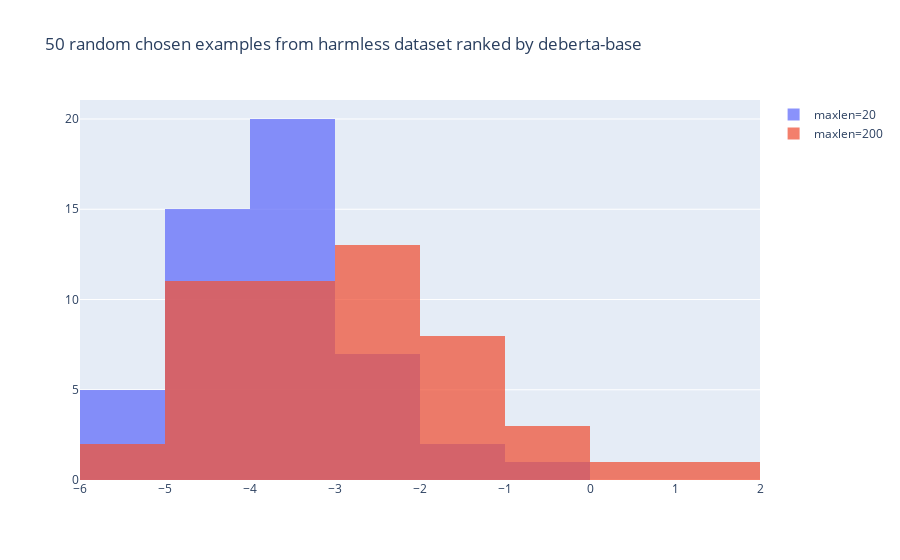

Source (notebook cell):
### Code cell
# scores_df = pd.DataFrame({"maxlen=20": score.flatten(), "maxlen=200": score2.flatten()})
# fig = go.Figure()
# fig.add_trace(go.Histogram(x=score.flatten(), name="maxlen=20", xbins=dict(start=-6, end=2, size=1)))
# fig.add_trace(go.Histogram(x=score2.flatten(), name="maxlen=200", xbins=dict(start=-6, end=2, size=1)))

# # Overlay both histograms
# fig.update_layout(barmode='overlay')
# # Reduce opacity to see both histograms
# fig.update_traces(opacity=0.75)
# fig.update_layout(title_text = f"50 random chosen examples from harmless dataset ranked by deberta-base")
# fig.show()

### Figure 1 — Plotly figure (JSON) as saved in the notebook; plotly's stock layout.template omitted (floating-point values rounded to 4 significant figures)
{"data": [{"name": "maxlen=20", "opacity": 0.75, "type": "histogram", "x": [-4.371, -4.149, -2.87, -0.9322, -4.884, -4.862, -3.742, -4.038, -3.99, -4.273, -3.696, -2.776, -3.551, -3.854, -1.999, -5.479, -4.617, -1.263, -4.943, -3.502, -4.145, -3.364, -3.642, -3.018, -4.365, -5.011, -3.774, -3.758, -4.018, -3.785, -2.425, -3.755, -3.009, -5.656, -2.939, -3.038, -2.438, -5.56, -3.226, -3.985, -5.718, -2.557, -3.551, -4.164, -4.63, -2.669, -4.201, -3.09, -3.204, -4.78], "xbins": {"end": 2, "size": 1, "start": -6}}, {"name": "maxlen=200", "opacity": 0.75, "type": "histogram", "x": [-2.886, -2.679, -3.364, -0.6845, -4.991, -5.024, -4.907, -4.57, -4.529, -4.273, -1.719, -2.797, -2.883, -4.295, -2.849, -2.829, -4.575, -2.339, -2.972, -3.226, -0.5125, -1.332, -1.501, -4.857, -3.537, -3.668, -4.55, -0.6068, -4.11, -1.096, -4.531, -1.409, 1.676, -3.468, -2.148, -3.038, -1.738, -3.899, -2.377, -3.786, -3.002, -3.193, -1.903, -1.045, -2.355, -3.229, -5.514, -2.936, 0.07404, -2.394], "xbins": {"end": 2, "size": 1, "start": -6}}], "layout": {"barmode": "overlay", "title": {"text": "50 random chosen examples from harmless dataset ranked by deberta-base"}}}
